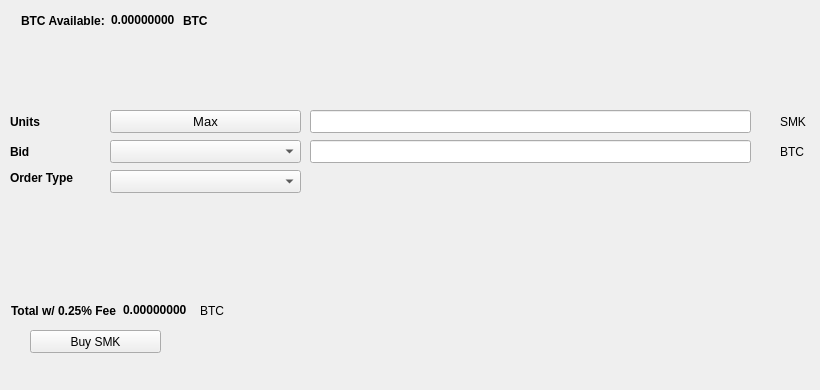
   <widget class="QWidget" name="BuyTab">
    <attribute name="title">
     <string>Buy</string>
    </attribute>
    <widget class="QPushButton" name="BuySMK">
     <property name="geometry">
      <rect>
       <x>30</x>
       <y>330</y>
       <width>131</width>
       <height>23</height>
      </rect>
     </property>
     <property name="text">
      <string>Buy SMK</string>
     </property>
     <property name="icon">
      <iconset resource="../smk.qrc">
       <normaloff>:/icons/bitcoin</normaloff>:/icons/bitcoin</iconset>
     </property>
    </widget>
    <widget class="QLabel" name="label_3">
     <property name="geometry">
      <rect>
       <x>10</x>
       <y>110</y>
       <width>46</width>
       <height>23</height>
      </rect>
     </property>
     <property name="font">
      <font>
       <weight>75</weight>
       <bold>true</bold>
      </font>
     </property>
     <property name="text">
      <string>Units</string>
     </property>
    </widget>
    <widget class="QLineEdit" name="UnitsInput">
     <property name="geometry">
      <rect>
       <x>310</x>
       <y>110</y>
       <width>441</width>
       <height>23</height>
      </rect>
     </property>
     <property name="font">
      <font>
       <pointsize>9</pointsize>
       <weight>75</weight>
       <bold>true</bold>
      </font>
     </property>
    </widget>
    <widget class="QLineEdit" name="BuyBidPriceEdit">
     <property name="geometry">
      <rect>
       <x>310</x>
       <y>140</y>
       <width>441</width>
       <height>23</height>
      </rect>
     </property>
     <property name="font">
      <font>
       <pointsize>9</pointsize>
       <weight>75</weight>
       <bold>true</bold>
      </font>
     </property>
    </widget>
    <widget class="QLabel" name="label_4">
     <property name="geometry">
      <rect>
       <x>780</x>
       <y>110</y>
       <width>31</width>
       <height>23</height>
      </rect>
     </property>
     <property name="text">
      <string>SMK</string>
     </property>
    </widget>
    <widget class="QLabel" name="label_5">
     <property name="geometry">
      <rect>
       <x>780</x>
       <y>140</y>
       <width>31</width>
       <height>23</height>
      </rect>
     </property>
     <property name="text">
      <string>BTC</string>
     </property>
    </widget>
    <widget class="QLabel" name="label_6">
     <property name="geometry">
      <rect>
       <x>10</x>
       <y>140</y>
       <width>46</width>
       <height>23</height>
      </rect>
     </property>
     <property name="font">
      <font>
       <weight>75</weight>
       <bold>true</bold>
      </font>
     </property>
     <property name="text">
      <string>Bid</string>
     </property>
    </widget>
    <widget class="QLabel" name="label_7">
     <property name="geometry">
      <rect>
       <x>10</x>
       <y>170</y>
       <width>91</width>
       <height>16</height>
      </rect>
     </property>
     <property name="font">
      <font>
       <weight>75</weight>
       <bold>true</bold>
      </font>
     </property>
     <property name="text">
      <string>Order Type</string>
     </property>
    </widget>
    <widget class="QPushButton" name="Buy_Max_Amount">
     <property name="geometry">
      <rect>
       <x>110</x>
       <y>110</y>
       <width>191</width>
       <height>23</height>
      </rect>
     </property>
     <property name="font">
      <font>
       <pointsize>10</pointsize>
      </font>
     </property>
     <property name="text">
      <string>Max</string>
     </property>
    </widget>
    <widget class="QComboBox" name="BuyBidcomboBox">
     <property name="geometry">
      <rect>
       <x>110</x>
       <y>140</y>
       <width>191</width>
       <height>23</height>
      </rect>
     </property>
     <property name="font">
      <font>
       <pointsize>10</pointsize>
      </font>
     </property>
    </widget>
    <widget class="QComboBox" name="buyOrdertypeCombo">
     <property name="geometry">
      <rect>
       <x>110</x>
       <y>170</y>
       <width>191</width>
       <height>23</height>
      </rect>
     </property>
     <property name="font">
      <font>
       <pointsize>10</pointsize>
      </font>
     </property>
    </widget>
    <widget class="QWidget" name="layoutWidget1">
     <property name="geometry">
      <rect>
       <x>21</x>
       <y>11</y>
       <width>227</width>
       <height>19</height>
      </rect>
     </property>
     <layout class="QHBoxLayout" name="horizontalLayout_3">
      <item>
       <widget class="QLabel" name="label232">
        <property name="font">
         <font>
          <weight>75</weight>
          <bold>true</bold>
         </font>
        </property>
        <property name="text">
         <string>BTC Available:</string>
        </property>
       </widget>
      </item>
      <item>
       <widget class="QLabel" name="BtcAvailableLbl">
        <property name="palette">
         <palette>
          <active>
           <colorrole role="WindowText">
            <brush brushstyle="SolidPattern">
             <color alpha="255">
              <red>0</red>
              <green>0</green>
              <blue>0</blue>
             </color>
            </brush>
           </colorrole>
           <colorrole role="Button">
            <brush brushstyle="SolidPattern">
             <color alpha="255">
              <red>0</red>
              <green>170</green>
              <blue>0</blue>
             </color>
            </brush>
           </colorrole>
           <colorrole role="Light">
            <brush brushstyle="SolidPattern">
             <color alpha="255">
              <red>0</red>
              <green>255</green>
              <blue>0</blue>
             </color>
            </brush>
           </colorrole>
           <colorrole role="Midlight">
            <brush brushstyle="SolidPattern">
             <color alpha="255">
              <red>0</red>
              <green>212</green>
              <blue>0</blue>
             </color>
            </brush>
           </colorrole>
           <colorrole role="Dark">
            <brush brushstyle="SolidPattern">
             <color alpha="255">
              <red>0</red>
              <green>85</green>
              <blue>0</blue>
             </color>
            </brush>
           </colorrole>
           <colorrole role="Mid">
            <brush brushstyle="SolidPattern">
             <color alpha="255">
              <red>0</red>
              <green>113</green>
              <blue>0</blue>
             </color>
            </brush>
           </colorrole>
           <colorrole role="Text">
            <brush brushstyle="SolidPattern">
             <color alpha="255">
              <red>0</red>
              <green>170</green>
              <blue>0</blue>
             </color>
            </brush>
           </colorrole>
           <colorrole role="BrightText">
            <brush brushstyle="SolidPattern">
             <color alpha="255">
              <red>255</red>
              <green>255</green>
              <blue>255</blue>
             </color>
            </brush>
           </colorrole>
           <colorrole role="ButtonText">
            <brush brushstyle="SolidPattern">
             <color alpha="255">
              <red>0</red>
              <green>0</green>
              <blue>0</blue>
             </color>
            </brush>
           </colorrole>
           <colorrole role="Base">
            <brush brushstyle="SolidPattern">
             <color alpha="255">
              <red>255</red>
              <green>255</green>
              <blue>255</blue>
             </color>
            </brush>
           </colorrole>
           <colorrole role="Window">
            <brush brushstyle="SolidPattern">
             <color alpha="255">
              <red>0</red>
              <green>170</green>
              <blue>0</blue>
             </color>
            </brush>
           </colorrole>
           <colorrole role="Shadow">
            <brush brushstyle="SolidPattern">
             <color alpha="255">
              <red>0</red>
              <green>0</green>
              <blue>0</blue>
             </color>
            </brush>
           </colorrole>
           <colorrole role="AlternateBase">
            <brush brushstyle="SolidPattern">
             <color alpha="255">
              <red>127</red>
              <green>212</green>
              <blue>127</blue>
             </color>
            </brush>
           </colorrole>
           <colorrole role="ToolTipBase">
            <brush brushstyle="SolidPattern">
             <color alpha="255">
              <red>255</red>
              <green>255</green>
              <blue>220</blue>
             </color>
            </brush>
           </colorrole>
           <colorrole role="ToolTipText">
            <brush brushstyle="SolidPattern">
             <color alpha="255">
              <red>0</red>
              <green>0</green>
              <blue>0</blue>
             </color>
            </brush>
           </colorrole>
          </active>
          <inactive>
           <colorrole role="WindowText">
            <brush brushstyle="SolidPattern">
             <color alpha="255">
              <red>0</red>
              <green>0</green>
              <blue>0</blue>
             </color>
            </brush>
           </colorrole>
           <colorrole role="Button">
            <brush brushstyle="SolidPattern">
             <color alpha="255">
              <red>0</red>
              <green>170</green>
              <blue>0</blue>
             </color>
            </brush>
           </colorrole>
           <colorrole role="Light">
            <brush brushstyle="SolidPattern">
             <color alpha="255">
              <red>0</red>
              <green>255</green>
              <blue>0</blue>
             </color>
            </brush>
           </colorrole>
           <colorrole role="Midlight">
            <brush brushstyle="SolidPattern">
             <color alpha="255">
              <red>0</red>
              <green>212</green>
              <blue>0</blue>
             </color>
            </brush>
           </colorrole>
           <colorrole role="Dark">
            <brush brushstyle="SolidPattern">
             <color alpha="255">
              <red>0</red>
              <green>85</green>
              <blue>0</blue>
             </color>
            </brush>
           </colorrole>
           <colorrole role="Mid">
            <brush brushstyle="SolidPattern">
             <color alpha="255">
              <red>0</red>
              <green>113</green>
              <blue>0</blue>
             </color>
            </brush>
           </colorrole>
           <colorrole role="Text">
            <brush brushstyle="SolidPattern">
             <color alpha="255">
              <red>0</red>
              <green>170</green>
              <blue>0</blue>
             </color>
            </brush>
           </colorrole>
           <colorrole role="BrightText">
            <brush brushstyle="SolidPattern">
             <color alpha="255">
              <red>255</red>
              <green>255</green>
              <blue>255</blue>
             </color>
            </brush>
           </colorrole>
           <colorrole role="ButtonText">
            <brush brushstyle="SolidPattern">
             <color alpha="255">
              <red>0</red>
              <green>0</green>
              <blue>0</blue>
             </color>
            </brush>
           </colorrole>
           <colorrole role="Base">
            <brush brushstyle="SolidPattern">
             <color alpha="255">
              <red>255</red>
              <green>255</green>
              <blue>255</blue>
             </color>
            </brush>
           </colorrole>
           <colorrole role="Window">
            <brush brushstyle="SolidPattern">
             <color alpha="255">
              <red>0</red>
              <green>170</green>
              <blue>0</blue>
             </color>
            </brush>
           </colorrole>
           <colorrole role="Shadow">
            <brush brushstyle="SolidPattern">
             <color alpha="255">
              <red>0</red>
              <green>0</green>
              <blue>0</blue>
             </color>
            </brush>
           </colorrole>
           <colorrole role="AlternateBase">
            <brush brushstyle="SolidPattern">
             <color alpha="255">
              <red>127</red>
              <green>212</green>
              <blue>127</blue>
             </color>
            </brush>
           </colorrole>
           <colorrole role="ToolTipBase">
            <brush brushstyle="SolidPattern">
             <color alpha="255">
              <red>255</red>
              <green>255</green>
              <blue>220</blue>
             </color>
            </brush>
           </colorrole>
           <colorrole role="ToolTipText">
            <brush brushstyle="SolidPattern">
             <color alpha="255">
              <red>0</red>
              <green>0</green>
              <blue>0</blue>
             </color>
            </brush>
           </colorrole>
          </inactive>
          <disabled>
           <colorrole role="WindowText">
            <brush brushstyle="SolidPattern">
             <color alpha="255">
              <red>0</red>
              <green>85</green>
              <blue>0</blue>
             </color>
            </brush>
           </colorrole>
           <colorrole role="Button">
            <brush brushstyle="SolidPattern">
             <color alpha="255">
              <red>0</red>
              <green>170</green>
              <blue>0</blue>
             </color>
            </brush>
           </colorrole>
           <colorrole role="Light">
            <brush brushstyle="SolidPattern">
             <color alpha="255">
              <red>0</red>
              <green>255</green>
              <blue>0</blue>
             </color>
            </brush>
           </colorrole>
           <colorrole role="Midlight">
            <brush brushstyle="SolidPattern">
             <color alpha="255">
              <red>0</red>
              <green>212</green>
              <blue>0</blue>
             </color>
            </brush>
           </colorrole>
           <colorrole role="Dark">
            <brush brushstyle="SolidPattern">
             <color alpha="255">
              <red>0</red>
              <green>85</green>
              <blue>0</blue>
             </color>
            </brush>
           </colorrole>
           <colorrole role="Mid">
            <brush brushstyle="SolidPattern">
             <color alpha="255">
              <red>0</red>
              <green>113</green>
              <blue>0</blue>
             </color>
            </brush>
           </colorrole>
           <colorrole role="Text">
            <brush brushstyle="SolidPattern">
             <color alpha="255">
              <red>0</red>
              <green>85</green>
              <blue>0</blue>
             </color>
            </brush>
           </colorrole>
           <colorrole role="BrightText">
            <brush brushstyle="SolidPattern">
             <color alpha="255">
              <red>255</red>
              <green>255</green>
              <blue>255</blue>
             </color>
            </brush>
           </colorrole>
           <colorrole role="ButtonText">
            <brush brushstyle="SolidPattern">
             <color alpha="255">
              <red>0</red>
              <green>85</green>
              <blue>0</blue>
             </color>
            </brush>
           </colorrole>
           <colorrole role="Base">
            <brush brushstyle="SolidPattern">
             <color alpha="255">
              <red>0</red>
              <green>170</green>
              <blue>0</blue>
             </color>
            </brush>
           </colorrole>
           <colorrole role="Window">
            <brush brushstyle="SolidPattern">
             <color alpha="255">
              <red>0</red>
              <green>170</green>
              <blue>0</blue>
             </color>
            </brush>
           </colorrole>
           <colorrole role="Shadow">
            <brush brushstyle="SolidPattern">
             <color alpha="255">
              <red>0</red>
              <green>0</green>
              <blue>0</blue>
             </color>
            </brush>
           </colorrole>
           <colorrole role="AlternateBase">
            <brush brushstyle="SolidPattern">
             <color alpha="255">
              <red>0</red>
              <green>170</green>
              <blue>0</blue>
             </color>
            </brush>
           </colorrole>
           <colorrole role="ToolTipBase">
            <brush brushstyle="SolidPattern">
             <color alpha="255">
              <red>255</red>
              <green>255</green>
              <blue>220</blue>
             </color>
            </brush>
           </colorrole>
           <colorrole role="ToolTipText">
            <brush brushstyle="SolidPattern">
             <color alpha="255">
              <red>0</red>
              <green>0</green>
              <blue>0</blue>
             </color>
            </brush>
           </colorrole>
          </disabled>
         </palette>
        </property>
        <property name="font">
         <font>
          <weight>75</weight>
          <bold>true</bold>
         </font>
        </property>
        <property name="text">
         <string>0.00000000</string>
        </property>
        <property name="textInteractionFlags">
         <set>Qt::LinksAccessibleByMouse|Qt::TextSelectableByKeyboard|Qt::TextSelectableByMouse</set>
        </property>
       </widget>
      </item>
      <item>
       <widget class="QLabel" name="BtcAvailableLbl_2">
        <property name="font">
         <font>
          <weight>75</weight>
          <bold>true</bold>
         </font>
        </property>
        <property name="text">
         <string>BTC</string>
        </property>
       </widget>
      </item>
     </layout>
    </widget>
    <widget class="QWidget" name="layoutWidge2">
     <property name="geometry">
      <rect>
       <x>11</x>
       <y>301</y>
       <width>259</width>
       <height>19</height>
      </rect>
     </property>
     <layout class="QHBoxLayout" name="horizontalLayout_4">
      <item>
       <widget class="QLabel" name="label_9">
        <property name="font">
         <font>
          <weight>75</weight>
          <bold>true</bold>
         </font>
        </property>
        <property name="text">
         <string>Total w/ 0.25% Fee</string>
        </property>
       </widget>
      </item>
      <item>
       <widget class="QLabel" name="BuyCostLabel">
        <property name="palette">
         <palette>
          <active>
           <colorrole role="WindowText">
            <brush brushstyle="SolidPattern">
             <color alpha="255">
              <red>0</red>
              <green>0</green>
              <blue>0</blue>
             </color>
            </brush>
           </colorrole>
           <colorrole role="Button">
            <brush brushstyle="SolidPattern">
             <color alpha="255">
              <red>0</red>
              <green>170</green>
              <blue>0</blue>
             </color>
            </brush>
           </colorrole>
           <colorrole role="Light">
            <brush brushstyle="SolidPattern">
             <color alpha="255">
              <red>0</red>
              <green>255</green>
              <blue>0</blue>
             </color>
            </brush>
           </colorrole>
           <colorrole role="Midlight">
            <brush brushstyle="SolidPattern">
             <color alpha="255">
              <red>0</red>
              <green>212</green>
              <blue>0</blue>
             </color>
            </brush>
           </colorrole>
           <colorrole role="Dark">
            <brush brushstyle="SolidPattern">
             <color alpha="255">
              <red>0</red>
              <green>85</green>
              <blue>0</blue>
             </color>
            </brush>
           </colorrole>
           <colorrole role="Mid">
            <brush brushstyle="SolidPattern">
             <color alpha="255">
              <red>0</red>
              <green>113</green>
              <blue>0</blue>
             </color>
            </brush>
           </colorrole>
           <colorrole role="Text">
            <brush brushstyle="SolidPattern">
             <color alpha="255">
              <red>0</red>
              <green>170</green>
              <blue>0</blue>
             </color>
            </brush>
           </colorrole>
           <colorrole role="BrightText">
            <brush brushstyle="SolidPattern">
             <color alpha="255">
              <red>255</red>
              <green>255</green>
              <blue>255</blue>
             </color>
            </brush>
           </colorrole>
           <colorrole role="ButtonText">
            <brush brushstyle="SolidPattern">
             <color alpha="255">
              <red>0</red>
              <green>0</green>
              <blue>0</blue>
             </color>
            </brush>
           </colorrole>
           <colorrole role="Base">
            <brush brushstyle="SolidPattern">
             <color alpha="255">
              <red>255</red>
              <green>255</green>
              <blue>255</blue>
             </color>
            </brush>
           </colorrole>
           <colorrole role="Window">
            <brush brushstyle="SolidPattern">
             <color alpha="255">
              <red>0</red>
              <green>170</green>
              <blue>0</blue>
             </color>
            </brush>
           </colorrole>
           <colorrole role="Shadow">
            <brush brushstyle="SolidPattern">
             <color alpha="255">
              <red>0</red>
              <green>0</green>
              <blue>0</blue>
             </color>
            </brush>
           </colorrole>
           <colorrole role="AlternateBase">
            <brush brushstyle="SolidPattern">
             <color alpha="255">
              <red>127</red>
              <green>212</green>
              <blue>127</blue>
             </color>
            </brush>
           </colorrole>
           <colorrole role="ToolTipBase">
            <brush brushstyle="SolidPattern">
             <color alpha="255">
              <red>255</red>
              <green>255</green>
              <blue>220</blue>
             </color>
            </brush>
           </colorrole>
           <colorrole role="ToolTipText">
            <brush brushstyle="SolidPattern">
             <color alpha="255">
              <red>0</red>
              <green>0</green>
              <blue>0</blue>
             </color>
            </brush>
           </colorrole>
          </active>
          <inactive>
           <colorrole role="WindowText">
            <brush brushstyle="SolidPattern">
             <color alpha="255">
              <red>0</red>
              <green>0</green>
              <blue>0</blue>
             </color>
            </brush>
           </colorrole>
           <colorrole role="Button">
            <brush brushstyle="SolidPattern">
             <color alpha="255">
              <red>0</red>
              <green>170</green>
              <blue>0</blue>
             </color>
            </brush>
           </colorrole>
           <colorrole role="Light">
            <brush brushstyle="SolidPattern">
             <color alpha="255">
              <red>0</red>
              <green>255</green>
              <blue>0</blue>
             </color>
            </brush>
           </colorrole>
           <colorrole role="Midlight">
            <brush brushstyle="SolidPattern">
             <color alpha="255">
              <red>0</red>
              <green>212</green>
              <blue>0</blue>
             </color>
            </brush>
           </colorrole>
           <colorrole role="Dark">
            <brush brushstyle="SolidPattern">
             <color alpha="255">
              <red>0</red>
              <green>85</green>
              <blue>0</blue>
             </color>
            </brush>
           </colorrole>
           <colorrole role="Mid">
            <brush brushstyle="SolidPattern">
             <color alpha="255">
              <red>0</red>
              <green>113</green>
              <blue>0</blue>
             </color>
            </brush>
           </colorrole>
           <colorrole role="Text">
            <brush brushstyle="SolidPattern">
             <color alpha="255">
              <red>0</red>
              <green>170</green>
              <blue>0</blue>
             </color>
            </brush>
           </colorrole>
           <colorrole role="BrightText">
            <brush brushstyle="SolidPattern">
             <color alpha="255">
              <red>255</red>
              <green>255</green>
              <blue>255</blue>
             </color>
            </brush>
           </colorrole>
           <colorrole role="ButtonText">
            <brush brushstyle="SolidPattern">
             <color alpha="255">
              <red>0</red>
              <green>0</green>
              <blue>0</blue>
             </color>
            </brush>
           </colorrole>
           <colorrole role="Base">
            <brush brushstyle="SolidPattern">
             <color alpha="255">
              <red>255</red>
              <green>255</green>
              <blue>255</blue>
             </color>
            </brush>
           </colorrole>
           <colorrole role="Window">
            <brush brushstyle="SolidPattern">
             <color alpha="255">
              <red>0</red>
              <green>170</green>
              <blue>0</blue>
             </color>
            </brush>
           </colorrole>
           <colorrole role="Shadow">
            <brush brushstyle="SolidPattern">
             <color alpha="255">
              <red>0</red>
              <green>0</green>
              <blue>0</blue>
             </color>
            </brush>
           </colorrole>
           <colorrole role="AlternateBase">
            <brush brushstyle="SolidPattern">
             <color alpha="255">
              <red>127</red>
              <green>212</green>
              <blue>127</blue>
             </color>
            </brush>
           </colorrole>
           <colorrole role="ToolTipBase">
            <brush brushstyle="SolidPattern">
             <color alpha="255">
              <red>255</red>
              <green>255</green>
              <blue>220</blue>
             </color>
            </brush>
           </colorrole>
           <colorrole role="ToolTipText">
            <brush brushstyle="SolidPattern">
             <color alpha="255">
              <red>0</red>
              <green>0</green>
              <blue>0</blue>
             </color>
            </brush>
           </colorrole>
          </inactive>
          <disabled>
           <colorrole role="WindowText">
            <brush brushstyle="SolidPattern">
             <color alpha="255">
              <red>0</red>
              <green>85</green>
              <blue>0</blue>
             </color>
            </brush>
           </colorrole>
           <colorrole role="Button">
            <brush brushstyle="SolidPattern">
             <color alpha="255">
              <red>0</red>
              <green>170</green>
              <blue>0</blue>
             </color>
            </brush>
           </colorrole>
           <colorrole role="Light">
            <brush brushstyle="SolidPattern">
             <color alpha="255">
              <red>0</red>
              <green>255</green>
              <blue>0</blue>
             </color>
            </brush>
           </colorrole>
           <colorrole role="Midlight">
            <brush brushstyle="SolidPattern">
             <color alpha="255">
              <red>0</red>
              <green>212</green>
              <blue>0</blue>
             </color>
            </brush>
           </colorrole>
           <colorrole role="Dark">
            <brush brushstyle="SolidPattern">
             <color alpha="255">
              <red>0</red>
              <green>85</green>
              <blue>0</blue>
             </color>
            </brush>
           </colorrole>
           <colorrole role="Mid">
            <brush brushstyle="SolidPattern">
             <color alpha="255">
              <red>0</red>
              <green>113</green>
              <blue>0</blue>
             </color>
            </brush>
           </colorrole>
           <colorrole role="Text">
            <brush brushstyle="SolidPattern">
             <color alpha="255">
              <red>0</red>
              <green>85</green>
              <blue>0</blue>
             </color>
            </brush>
           </colorrole>
           <colorrole role="BrightText">
            <brush brushstyle="SolidPattern">
             <color alpha="255">
              <red>255</red>
              <green>255</green>
              <blue>255</blue>
             </color>
            </brush>
           </colorrole>
           <colorrole role="ButtonText">
            <brush brushstyle="SolidPattern">
             <color alpha="255">
              <red>0</red>
              <green>85</green>
              <blue>0</blue>
             </color>
            </brush>
           </colorrole>
           <colorrole role="Base">
            <brush brushstyle="SolidPattern">
             <color alpha="255">
              <red>0</red>
              <green>170</green>
              <blue>0</blue>
             </color>
            </brush>
           </colorrole>
           <colorrole role="Window">
            <brush brushstyle="SolidPattern">
             <color alpha="255">
              <red>0</red>
              <green>170</green>
              <blue>0</blue>
             </color>
            </brush>
           </colorrole>
           <colorrole role="Shadow">
            <brush brushstyle="SolidPattern">
             <color alpha="255">
              <red>0</red>
              <green>0</green>
              <blue>0</blue>
             </color>
            </brush>
           </colorrole>
           <colorrole role="AlternateBase">
            <brush brushstyle="SolidPattern">
             <color alpha="255">
              <red>0</red>
              <green>170</green>
              <blue>0</blue>
             </color>
            </brush>
           </colorrole>
           <colorrole role="ToolTipBase">
            <brush brushstyle="SolidPattern">
             <color alpha="255">
              <red>255</red>
              <green>255</green>
              <blue>220</blue>
             </color>
            </brush>
           </colorrole>
           <colorrole role="ToolTipText">
            <brush brushstyle="SolidPattern">
             <color alpha="255">
              <red>0</red>
              <green>0</green>
              <blue>0</blue>
             </color>
            </brush>
           </colorrole>
          </disabled>
         </palette>
        </property>
        <property name="font">
         <font>
          <weight>75</weight>
          <bold>true</bold>
         </font>
        </property>
        <property name="autoFillBackground">
         <bool>false</bool>
        </property>
        <property name="text">
         <string>0.00000000</string>
        </property>
        <property name="textInteractionFlags">
         <set>Qt::LinksAccessibleByMouse|Qt::TextSelectableByMouse</set>
        </property>
       </widget>
      </item>
      <item>
       <widget class="QLabel" name="label_10">
        <property name="font">
         <font>
          <weight>50</weight>
          <bold>false</bold>
         </font>
        </property>
        <property name="text">
         <string>BTC</string>
        </property>
       </widget>
      </item>
     </layout>
    </widget>
    <widget class="QLabel" name="label_24">
     <property name="geometry">
      <rect>
       <x>460</x>
       <y>300</y>
       <width>281</width>
       <height>81</height>
      </rect>
     </property>
     <property name="text">
      <string/>
     </property>
     <property name="pixmap">
      <pixmap>:/images/bittrex</pixmap>
     </property>
    </widget>
   </widget>
